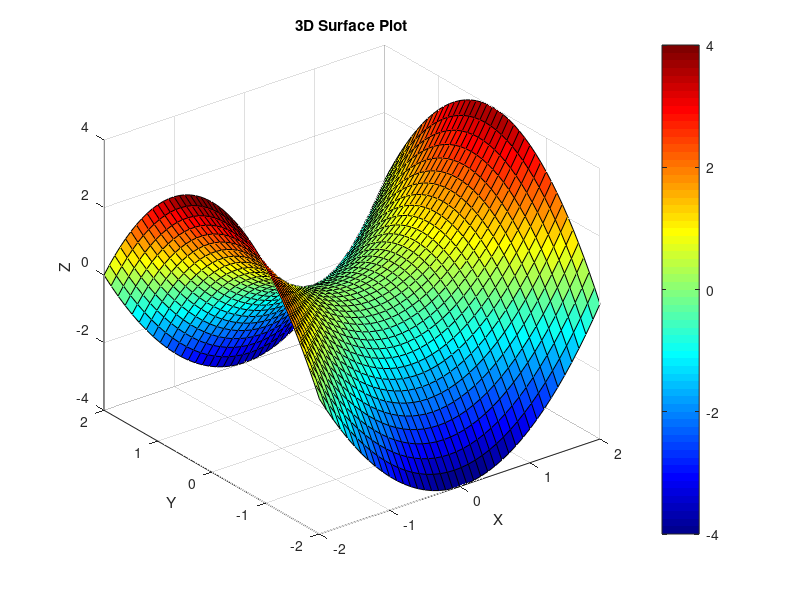
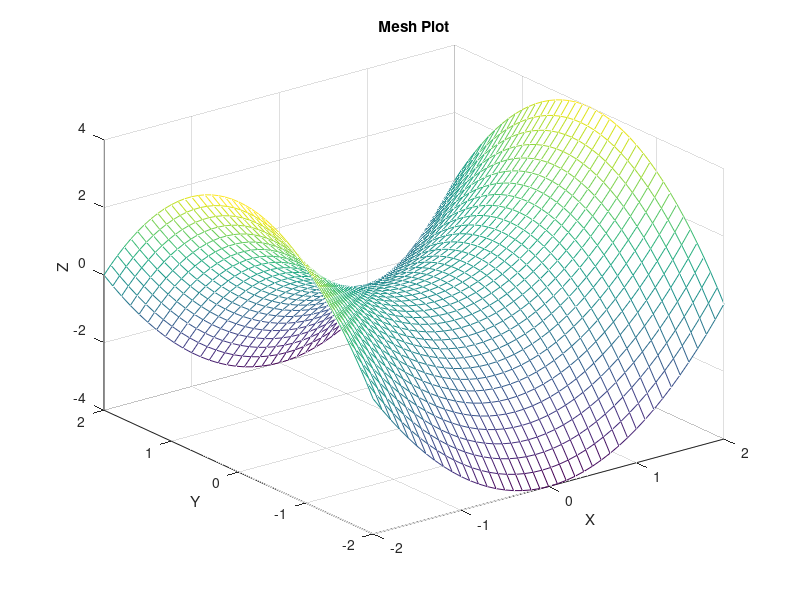
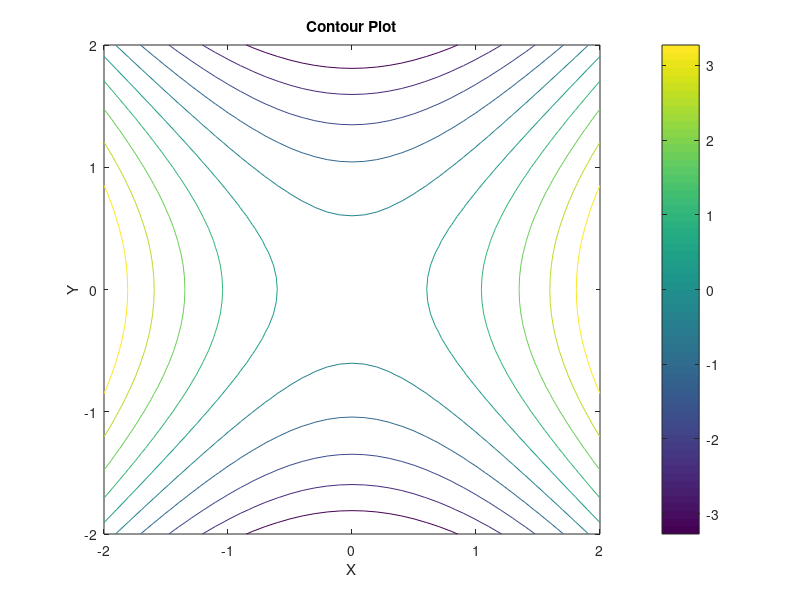
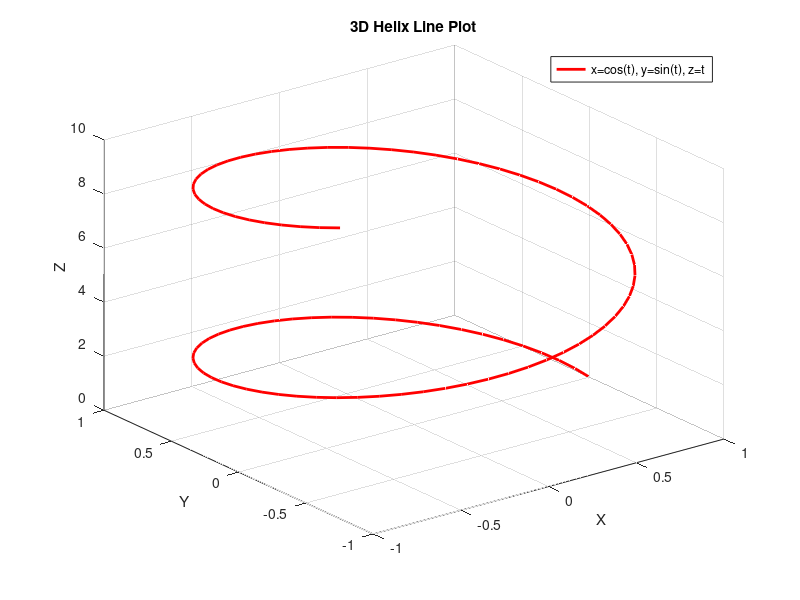

Recreate these plots in MATLAB, in order.
%% Meshgrid and Surface
[X,Y] = meshgrid(-2:0.1:2);
Z = X.^2 - Y.^2;

%% Surface Plot
figure;
surf(X,Y,Z)
title('3D Surface Plot')
xlabel('X')
ylabel('Y')
zlabel('Z')
colormap(jet)
colorbar

%% Mesh Plot
figure;
mesh(X,Y,Z)
title('Mesh Plot')
xlabel('X')
ylabel('Y')
zlabel('Z')

%% Contour Plot
figure;
contour(X,Y,Z)
title('Contour Plot')
xlabel('X')
ylabel('Y')
colorbar

%% 3D Line Plot
t = 0:0.1:10;
x = cos(t);
y = sin(t);
z = t;

figure;
plot3(x,y,z,'r','LineWidth',2)
grid on

title('3D Helix Line Plot')
xlabel('X')
ylabel('Y')
zlabel('Z')
legend('x=cos(t), y=sin(t), z=t')
